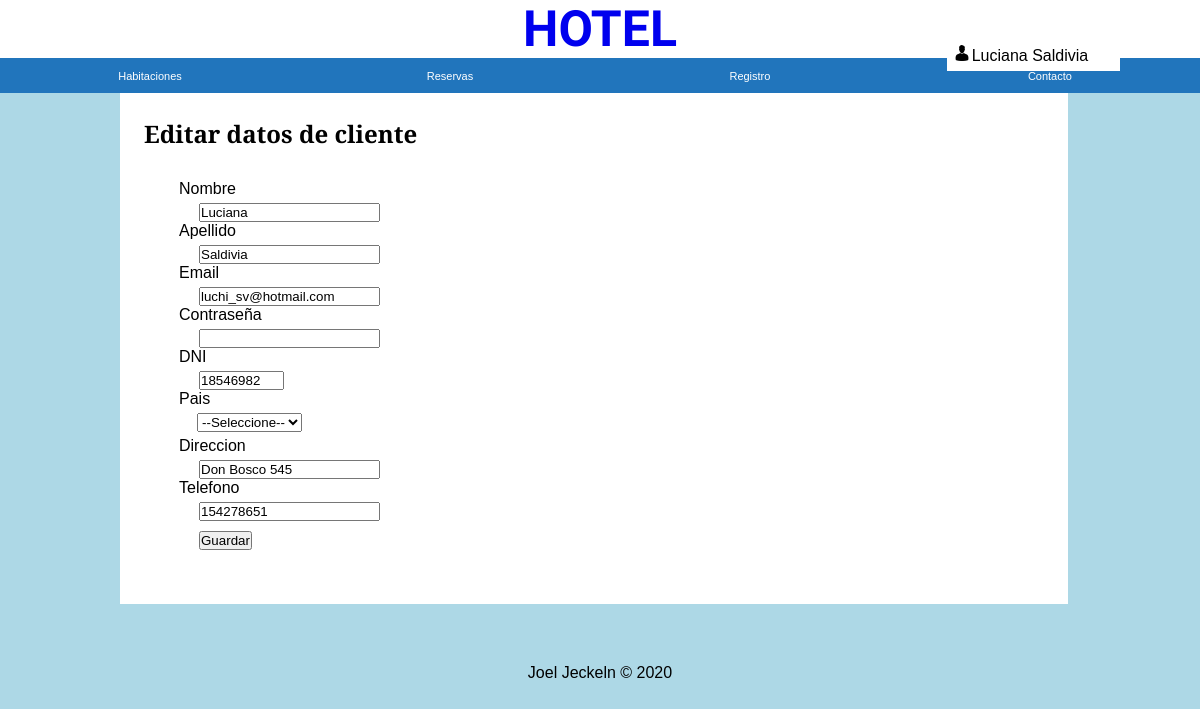
The page /perfil.php (signed in) on the database its author committed.
### tables this page shows
CREATE TABLE `clientes` (
  `idCliente` int(3) NOT NULL,
  `nombre` varchar(35) NOT NULL,
  `apellido` varchar(35) NOT NULL,
  `email` varchar(40) NOT NULL,
  `dni` int(8) NOT NULL,
  `contrasena` varchar(80) NOT NULL,
  `pais` varchar(4) NOT NULL,
  `direccion` varchar(35) NOT NULL,
  `telefono` varchar(25) NOT NULL
);

### cliente.model.php (called while the page is built, shortened)
<?php
require_once "conexion.php";
class ClienteModel
{
    private $pdo;
    public function __construct()
    {
        $con = new Conexion();
        $this->pdo = $con->getConexion();
    }
    public function obtener($idCliente)
    {
        try {
            $stm = $this->pdo->prepare("SELECT * FROM clientes WHERE idCliente=?");
            $stm->execute(array($idCliente));
            $r = $stm->fetch(PDO::FETCH_OBJ);
            $cli = new Cliente();
            $cli->setIdCliente($r->idCliente);
            $cli->setNombre($r->nombre);
            $cli->setApellido($r->apellido);
            $cli->setEmail($r->email);
            $cli->setDni($r->dni);
            $cli->setContrasena($r->contrasena);
            $cli->setPais($r->pais);
            $cli->setDireccion($r->direccion);
            $cli->setTelefono($r->telefono);
            return $cli;
        } catch (Exception $e) {
            die($e->getMessage());
        }
    }
}

### conexion.php (called while the page is built, shortened)
<?php
	class conexion extends PDO
	{
		protected $pdo;
		public function getConexion(){
			return $this->pdo;
		}
		public function __construct(){
			try{
				$this->pdo = new PDO('mysql:host='.DB_HOST.';dbname='.DB_NAME,DB_USER,DB_PASS);
				$this->pdo->setAttribute(PDO::ATTR_ERRMODE,PDO::ERRMODE_EXCEPTION);
			}
			catch(Exception $e){
				die($e->getMessage());
			}
		}
	}
 ?>

### cliente.entidad.php (called while the page is built, shortened)
<?php
class Cliente
{
    private $nombre;
    private $apellido;
    private $email;
    private $dni;
    private $direccion;
    private $telefono;
    public function getNombre()
    {
        return $this->nombre;
    }
    public function setNombre($nombre)
    {
        $this->nombre = $nombre;
    }
    public function getApellido()
    {
        return $this->apellido;
    }
    public function setApellido($apellido)
    {
        $this->apellido = $apellido;
    }
    public function getEmail()
    {
        return $this->email;
    }
    public function setEmail($email)
    {
        $this->email = $email;
    }
    public function getDni()
    {
        return $this->dni;
    }
    public function setDni($dni)
    {
        $this->dni = $dni;
    }
    public function getDireccion()
    {
        return $this->direccion;
    }
    public function setDireccion($direccion)
    {
        $this->direccion = $direccion;
    }
    public function getTelefono()
    {
        return $this->telefono;
    }
    public function setTelefono($telefono)
    {
        $this->telefono = $telefono;
    }
}

### perfil.php (the view, shortened to what this page needs)
<?php
    if(isset($_SESSION['nombre'])){
        $nombre = $_SESSION['nombre'];
        $apellido = $_SESSION['apellido'];
    }
	require_once "cliente.model.php";
	require_once "cliente.entidad.php";
    $model = new ClienteModel();
$cli = $model->obtener($_SESSION['idCliente']);
 ?>
<!DOCTYPE html>
<html>
<head>
	<link rel="stylesheet" type="text/css" href="CSS/styles.css">
</head>
<body>
	<?php
	if(isset($_SESSION['nombre'])){ ?>
		<ul class="dropdown">
			<li>
				<a><img style="display:inline;margin-right:1%;" height="16" width="16" src="img/user.png"><?php echo "$nombre $apellido" ?></a>
			</li>
		</ul>
		<?php
	}
	?>
	<a class="title" href="index.php"><h1>HOTEL</h1></a>
	<div id="header">
		<div id="nav">
			<ul><li><a href="habitacionesIndex.php">Habitaciones</a></li>
				<li><a href="reservasIndex.php">Reservas</a></li>
				<li><a href="registro.php">Registro</a></li>
				<li><a href="contacto.php">Contacto</a></li>
			</ul>
		</div>
	</div>
	<div id="body">
<h2>Editar datos de cliente</h2>
<form action="perfil.php" method="POST">
        <label>Nombre</label> <input type="text" name="nombre" length="25" value="<?php echo $cli->getNombre(); ?>" />
        <label>Apellido</label> <input type="text" name="apellido" length="25" value="<?php echo $cli->getApellido(); ?>" />
        <label>Email</label> <input type="text" name="email" length="35" value="<?php echo $cli->getEmail(); ?>" />
        <label>Contraseña</label> <input type="password" name="contrasena" length="25" />
        <label>DNI</label> <input type="number" name="dni" length="8" value="<?php echo $cli->getDni(); ?>" />
        <label>Pais</label>
        <select name="pais">
            <option selected value="0">--Seleccione--</option>
        </select>
        <label>Direccion</label><input type="text" name="direccion" length="25" value="<?php echo $cli->getDireccion(); ?>" />
        <label>Telefono</label><input type="text" name="telefono" length="15" value="<?php echo $cli->getTelefono(); ?>" />
        <input onclick="alerta()" type="submit" value="Guardar">
    </form>
	</div>
	<div id="foot">
		Joel Jeckeln © 2020
	</div>
</body>
</html>

### CSS/styles.css (style rules this page uses)
* { margin: 0; opacity: 1.0; padding: 0; }
body { background-color:lightblue; font-family: 'Merriweather Sans', sans-serif; }
.title { text-decoration: none; }
h1 { font-size: 50px; text-align: center; font-family: 'Cairo', sans-serif; background-color:white; width: 100%; }
li { list-style: none; }
#nav ul { overflow: hidden; }
#nav ul li { display: inline; }
#nav ul li a { width: 23.05%; font-family: 'Merriweather Sans', sans-serif; font-size: 11px; text-align: center; text-decoration: none; float: left; padding: 0.975%; background-color: #2175bc; color: #fff; }
.dropdown { margin: 0; position: absolute; top: 4.75%; right: 10%; }
.dropdown li a { text-decoration:none; color:#000; background-color:#fff; padding: 5%; display:block; }
.dropdown li > a { width:120%; }
#body { font-family: 'Merriweather Sans', sans-serif; background-color: white; width: 75%; padding: 2%; margin: 0 10% 0; }
#foot { margin: 5% 0 1.5%; text-align: center; font-family: 'Merriweather Sans', sans-serif; color: black; }
form { padding: 15px; width: 50%; margin: 15px 0px 15px 20px; }
select { display: block; margin: 5px 18px 5px; }
input[type=number] { -moz-appearance:textfield; width: 3%; }
input[name=dni] { width:18%; }
input { margin: 5px 0px 0px 20px; display: block; }
input[type=submit] { margin: 10px 0px 0px 20px; display: block; }

### rows shown on the page
clientes: nombre "Luciana", apellido "Saldivia", email "luchi_sv@hotmail.com", dni "18546982", direccion "Don Bosco 545", telefono "154278651"
